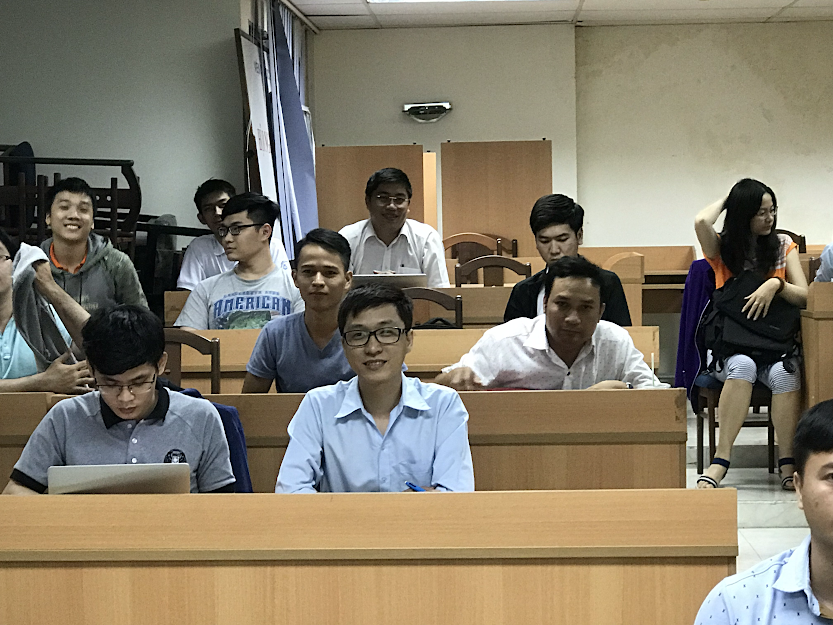
#> input picture Face_Dec/TEST_DATA/img1.png, 833 x 625 px; its folder holds 4 pictures in this run
$ python face_dec_TEST_DATA.py
#> lines starting #> are read from the running program, lines starting #| are printed output that depends on the picture
# -*- coding: utf-8 -*-
"""
Created on Tue Feb 19 22:19:59 2019

@author: ncthu
"""

from matplotlib import pyplot as plt
import cv2

for i in range(1,5,1):
    plt.rcParams["figure.figsize"] = (15, 12)
    face_cascade = cv2.CascadeClassifier("C:\\Users\\ncthu\\Anaconda3\\Lib\\site-packages\\cv2\data\\haarcascade_frontalface_default.xml")

    img = cv2.imread('img'+str(i)+'.png')
#> img is the input picture: shape (625, 833, 3); mean B, G, R 105.5, 123.4, 131.8
    gray = cv2.cvtColor(img, cv2.COLOR_BGR2GRAY)
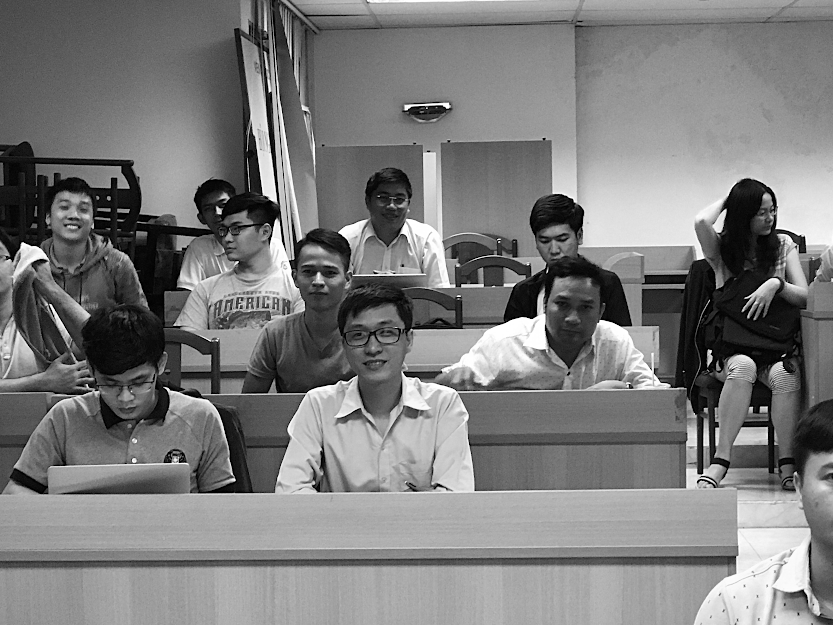
#> gray: shape (625, 833); min 0, max 255, mean 123.9
    img = cv2.cvtColor(img, cv2.COLOR_BGR2RGB)
    faces = face_cascade.detectMultiScale(gray, scaleFactor = 1.1, minNeighbors = 10)
#> faces = [[530, 221, 49, 49], [45, 186, 56, 56], [286, 247, 65, 65], [334, 304, 76, 76]]
    for (x, y, w, h) in faces:
       cv2.rectangle(img, (x,y), (x+w,y+h), (255, 0, 0), 10)
#> this loop made 4 passes
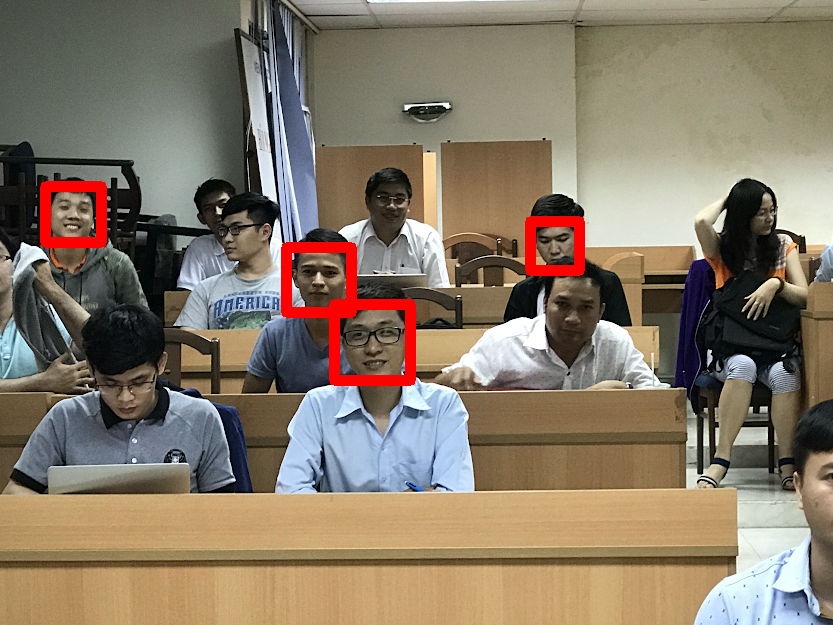
#> img: shape (625, 833, 3); mean R, G, B 135.3, 121.9, 104.1

    plt.imshow(img)
    plt.show()
#> pass 2 of the loop `for i in range(1,5,1):`:
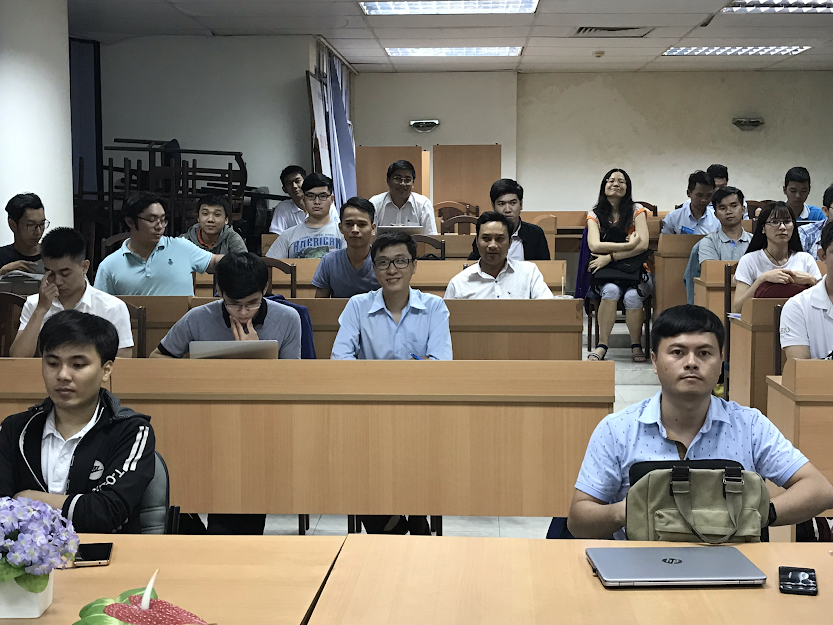
#> input picture Face_Dec/TEST_DATA/img2.png, 833 x 625 px
#> img is the input picture: shape (625, 833, 3); mean B, G, R 109.8, 121.8, 130.3
#> `gray = cv2.cvtColor(img, cv2.COLOR_BGR2GRAY)`:
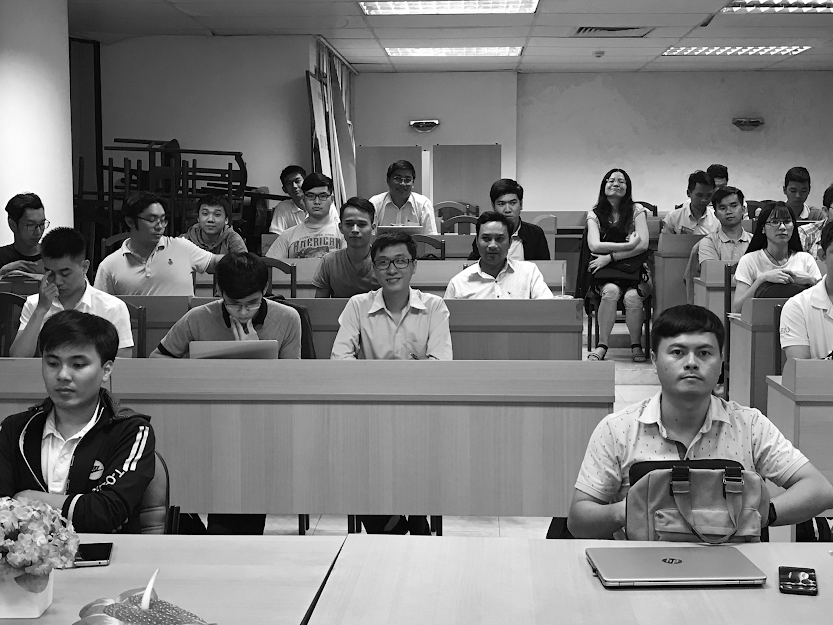
#> gray: shape (625, 833); min 0, max 255, mean 123
#> faces = [[492, 192, 30, 30], [195, 200, 34, 34], [336, 210, 40, 40], [368, 243, 48, 48], [651, 321, 79, 79], [28, 333, 77, 77]]
#> the loop `for (x, y, w, h) in faces:` made 6 passes
#> after the loop `for (x, y, w, h) in faces:`:
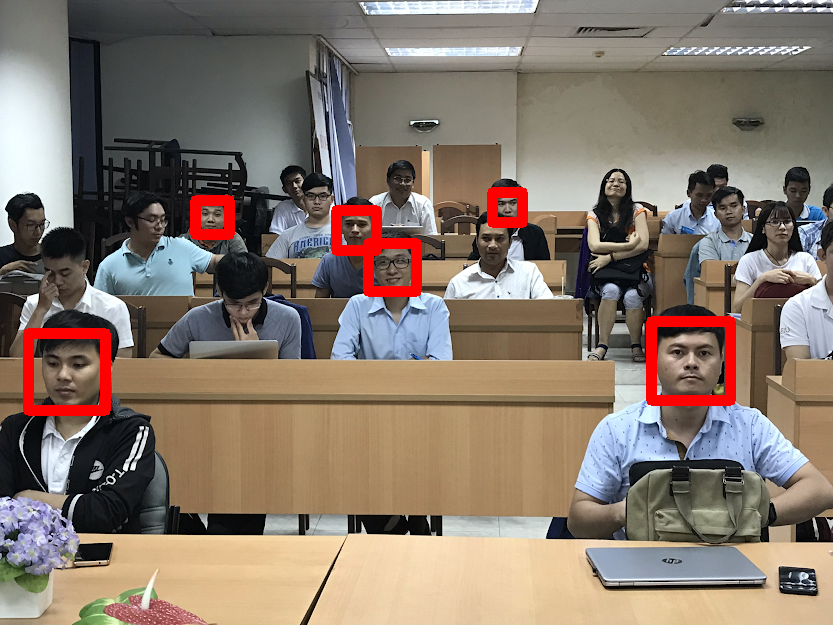
#> img: shape (625, 833, 3); mean R, G, B 134.6, 119.8, 108
#> pass 3 of the loop `for i in range(1,5,1):`:
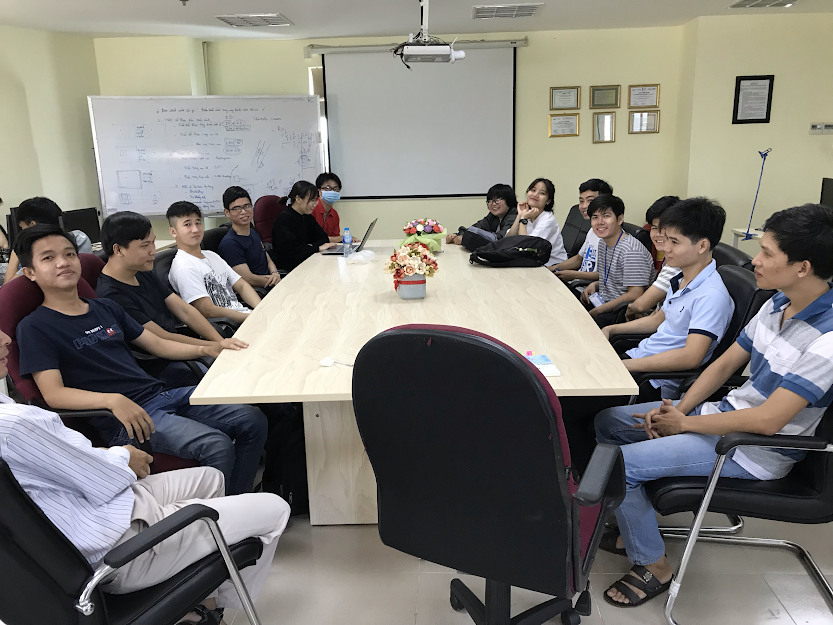
#> input picture Face_Dec/TEST_DATA/img3.png, 833 x 625 px
#> img is the input picture: shape (625, 833, 3); mean B, G, R 119, 124.6, 127.3
#> `gray = cv2.cvtColor(img, cv2.COLOR_BGR2GRAY)`:
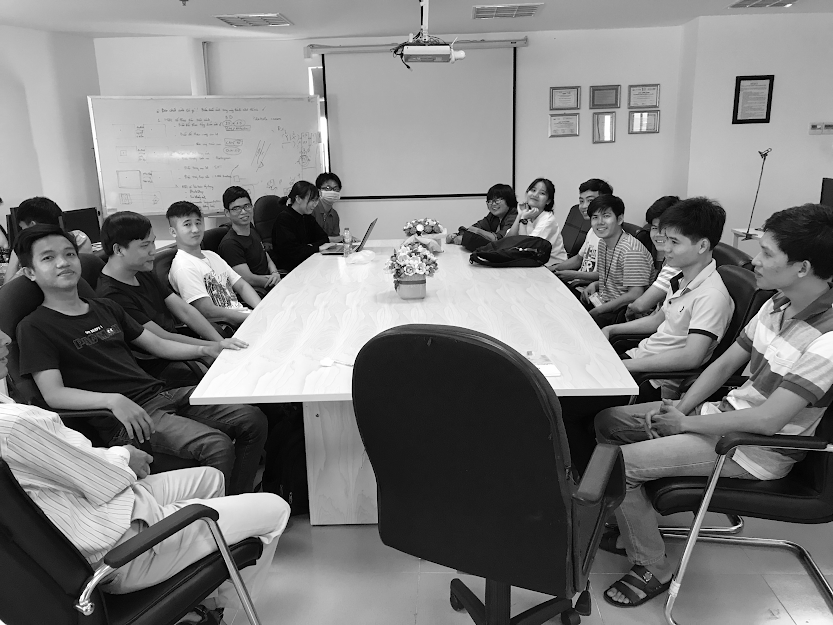
#> gray: shape (625, 833); min 0, max 255, mean 124.8
#> faces = [[31, 234, 58, 58]]
#> the loop `for (x, y, w, h) in faces:` made 1 pass
#> after the loop `for (x, y, w, h) in faces:`:
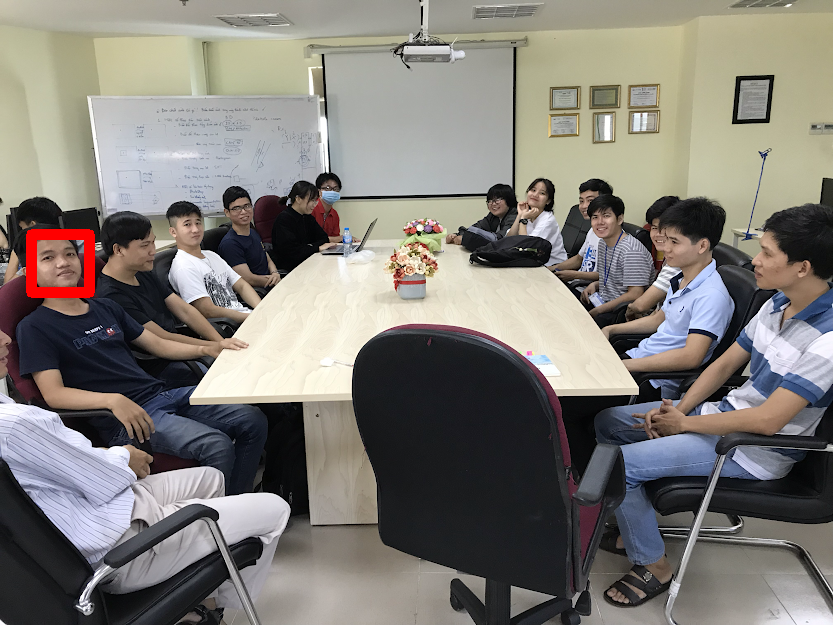
#> img: shape (625, 833, 3); mean R, G, B 128.2, 124.3, 118.7
#> the loop made 4 passes; the first 3 are shown
